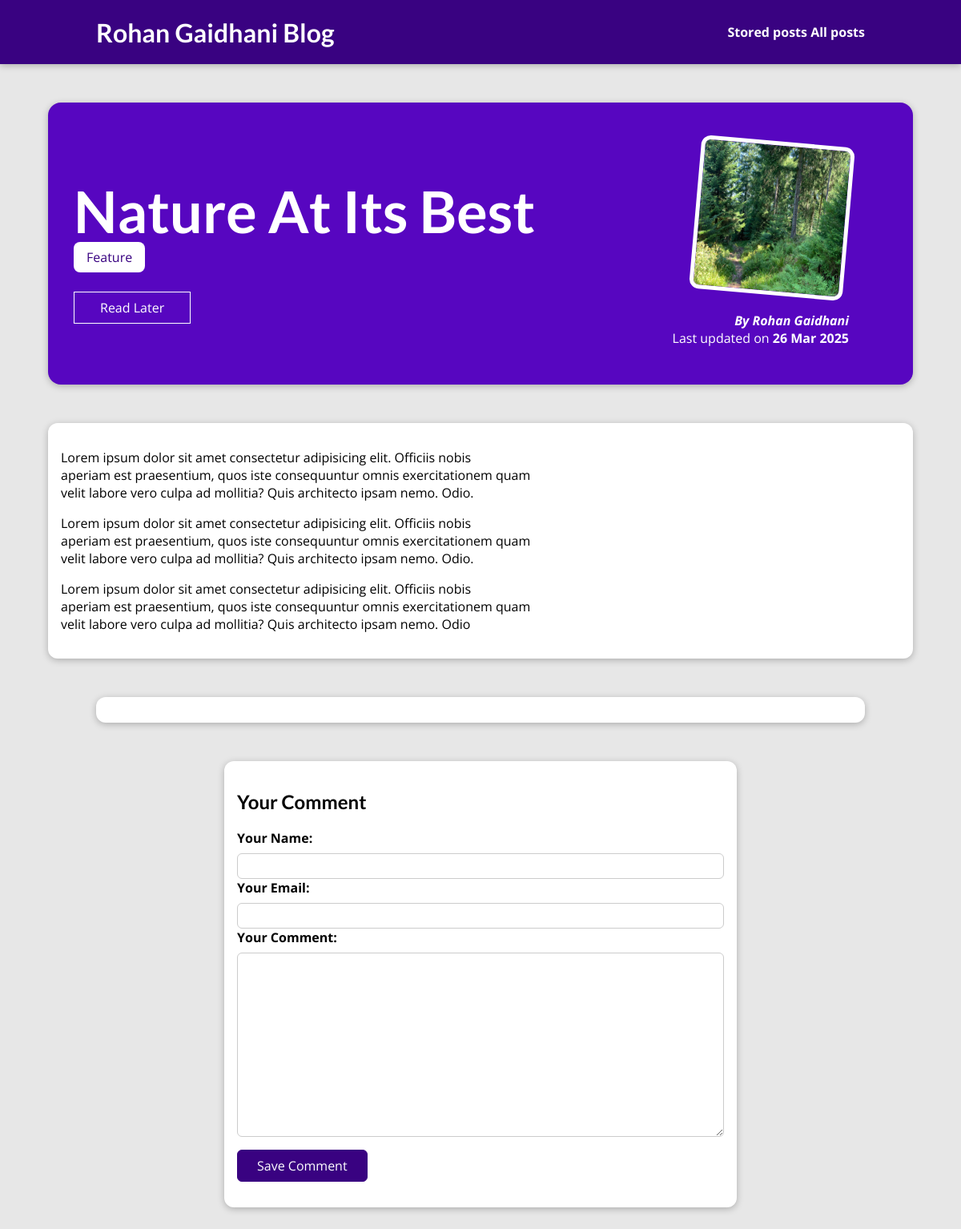
Before: /blog/posts/into-the-woods/ with the older database file.
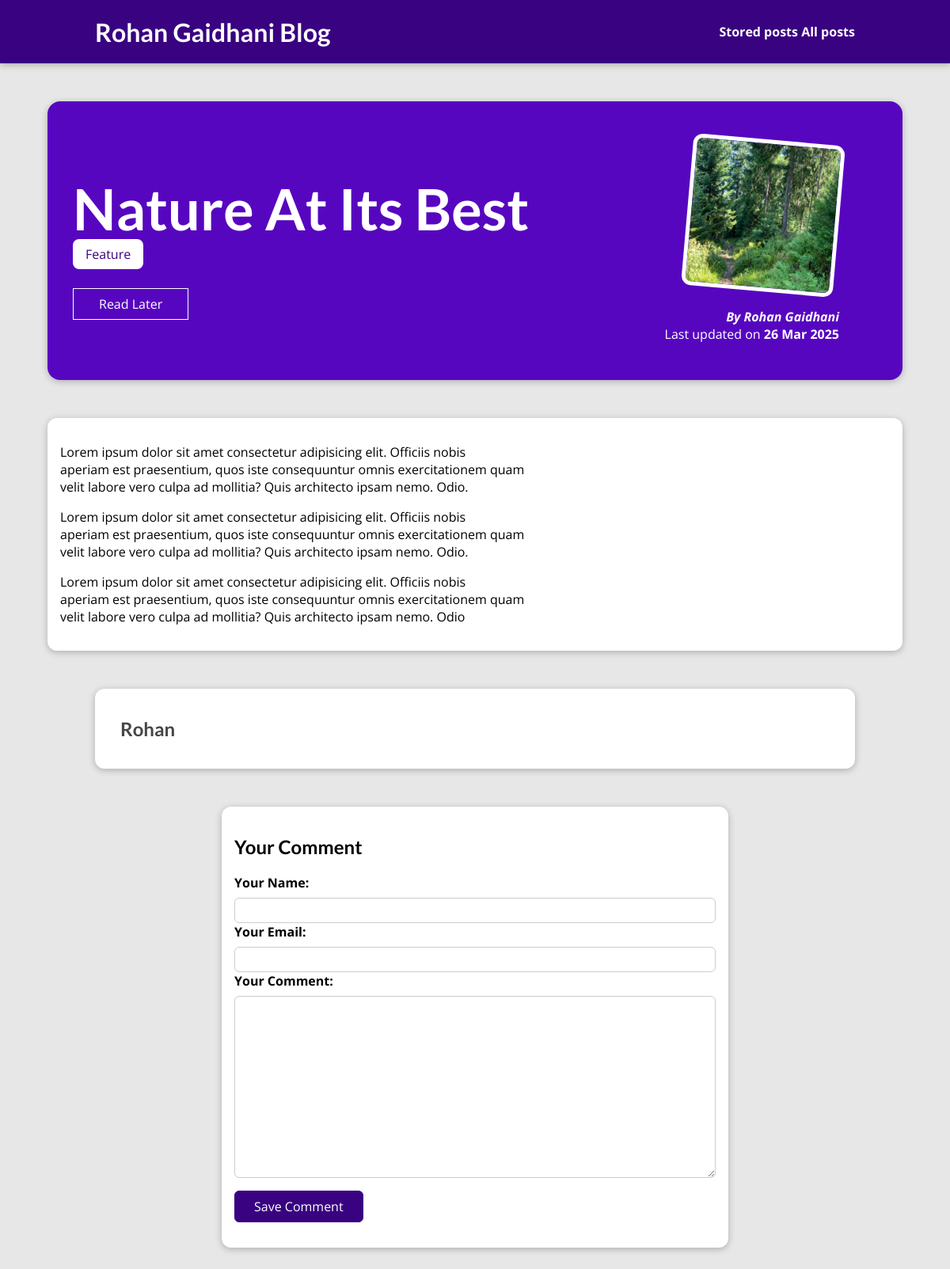
After: the same page with the newer database file.
### blog/models.py (models this page shows, shortened)
class Post(models.Model):  # Capitalized
    title = models.CharField(max_length=150)
    excerpt = models.CharField(max_length=200)
    image = models.ImageField(upload_to='uploads/posts/', null=True, blank=True)
    date = models.DateField(auto_now_add=True)  # Changed to auto_now_add
    slug = models.SlugField(unique=True, db_index=True)
    content = models.TextField(validators=[MinLengthValidator(10)])
    author = models.ForeignKey(
        Author,
        on_delete=models.SET_NULL,
        related_name="posts",
        null=True,
        blank=True
    )
    tags = models.ManyToManyField(Tag, blank=True)
    class Meta:
        ordering = ['-date']  # Default ordering by date descending

class Tag(models.Model):
    name = models.CharField(max_length=100, unique=True)

class Author(models.Model):
    first_name = models.CharField(max_length=100)
    last_name = models.CharField(max_length=100)
    email_address = models.EmailField()
    def full_name(self):
        return f"{self.first_name} {self.last_name}"
    def __str__(self):
        return self.full_name()

class Comment(models.Model):
    user_name = models.CharField(max_length=120)
    user_email = models.EmailField()
    text = models.TextField(max_length=400)
    post = models.ForeignKey(
        Post, on_delete=models.CASCADE, related_name="comments")

### blog/views.py (the view, shortened to what this page needs)
# urls.py: path("posts/<slug:slug>/", views.SinglePostsView.as_view(), name="post-detail-page"),
class SinglePostsView(View):
    def is_stored_post(self, request, post_id):
        stored_posts = request.session.get("stored_posts")
        if stored_posts is not None:
            is_saved_for_later = post_id in stored_posts
        else:
            is_saved_for_later = False
        return is_saved_for_later
    def get(self, request, slug):
        post = get_object_or_404(Post, slug=slug)
        context = {
            "post": post,
            "post_tags": post.tags.all(),
            "comment_form": CommentForm(),
            "comments": post.comments.all(),
            "saved_for_later": self.is_stored_post(request, post.id)
        }
        return render(request, "blog/post-detail.html", context)

### blog/forms.py
class CommentForm(forms.ModelForm):
    class Meta:
        model = Comment
        exclude = ['post']
        labels = {
            "user_name": "Your Name",
            "user_email": "Your Email",
            "text": "Your Comment"
        }

### blog/templates/blog/post-detail.html (shortened to what this page needs)
{% extends "base.html" %}
{% load static %}
{% block css_files %}
    <link rel="stylesheet" href="{% static 'blog/post-detail.css' %}"/>
{% endblock %}
{% block content %}
    <section id="summary">
        <h2>{{post.title}}</h2>
        <div>
            {% for tag in post_tags %}
              <span class="tag">{{ tag.name }}</span>
            {% endfor %}
        </div>
        <div id="read-later">
            <form action="{% url 'read-later' %}" method="POST">
                <button>
                    {% if saved_for_later %}
                       Remove from "Read Later" List
                    {% else %}
                       Read Later
                    {% endif %}
                </button>
            </form>
        </div>
        <article>
            <img src="{{ post.image.url }}" alt="{{ post.title }}"/>
            <address>By <a href="er.rohangaidhani@gmail.com">{{ post.author }}</a></address>
            <div>
                Last updated on <time>{{ post.date|date:"d M Y" }}</time>
            </div>
        </article>
    </section>
    <main>
       {{post.content|linebreaks}}
    </main>
    <section id="comments">
        <ul>
            {% for comment in comments %}
              <li>
                <h2>{{ comment.user_name }}</h2>
              </li>
            {% endfor %}
        </ul>
    </section>
    <section id="comment-form">
        <h2>Your Comment</h2>
        <form action="{% url "post-detail-page" post.slug %}" method="POST">
            {% for form_field  in comment_form %}
            <div class="form-control {% if form_field.errors %}invalid{% endif %}">
                {{ form_field.label_tag }}
                {{ form_field }}
            {% endfor %}
            </div>
            <button>Save Comment</button>
        </form>
{% endblock %}

### templates/base.html (shortened to what this page needs)
{% load static %}
<!DOCTYPE html>
<html lang="en">
<head>
    <link rel="stylesheet" href="{% static 'app.css' %}">
    {% block css_files%}{% endblock %}
</head>
<body>
    <header id="main-navigation">
        <h1><a href="{% url "starting-page" %}">Rohan Gaidhani Blog</a></h1>
        <nav>
            <a href="{% url "read-later" %}">Stored posts</a>
            <a href="{% url "posts-page" %}">All posts</a>
        </nav>
    </header>
    {% block content %} {% endblock %}
</body>
</html>

### static/app.css (style rules this page uses)
* { box-sizing: border-box; }
html { font-family: 'Open Sans', 'Lato', sans-serif; }
body { margin: 0; }
h1, h2, h3 { font-family: 'Lato', sans-serif; font-weight: bold; }
#main-navigation { width: 100%; height: 5rem; display: flex; justify-content: space-between; align-items: center; padding: 0 10%; position: absolute; top: 0; left: 0; }
#main-navigation a { text-decoration: none; color: white; font-weight: bold; }

### blog/static/blog/post-detail.css (style rules this page uses)
body { background-color: #e7e7e7; }
#main-navigation { background-color: #390281; box-shadow: 0 2px 8px rgba(0, 0, 0, 0.25); }
#summary { margin: 8rem auto 3rem auto; padding: 2rem; width: 90%; max-width: 90rem; border-radius: 16px; background-color: #5706c0; position: relative; box-shadow: 0 2px 8px rgba(0, 0, 0, 0.25); height: 22rem; }
#summary h2 { color: white; font-size: 4.5rem; margin-bottom: 0.25rem; }
#summary article { position: absolute; top: 2rem; right: 3rem; padding: 1rem 2rem; border-radius: 12px; text-align: right; color: white; }
#summary article img { width: 12rem; height: 12rem; border-radius: 12px; transform: rotateZ(5deg); border: 5px solid white; margin-bottom: 1rem; }
#summary address { font-weight: bold; }
#summary a { color: white; text-decoration: none; }
#summary time { font-weight: bold; }
#read-later { margin: 2rem 0; }
#read-later button { background-color: transparent; border: 1px solid white; padding: 0.5rem 2rem; font: inherit; color: white; cursor: pointer; }
main { width: 90%; max-width: 90rem; margin: 3rem auto; background-color: white; padding: 1rem; border-radius: 12px; box-shadow: 0 2px 8px rgba(0, 0, 0, 0.25); }
.tag { background-color: white; color: #390281; padding: 0.5rem 1rem; border-radius: 8px; }
#comment-form { margin: 3rem auto; width: 90%; max-width: 40rem; border-radius: 12px; background-color: white; box-shadow: 0 2px 8px rgba(0, 0, 0, 0.25); padding: 1rem; }
#comment-form button { font: inherit; background-color: #390281; color: white; border: 1px solid #390281; padding: 0.5rem 1.5rem; border-radius: 6px; cursor: pointer; }
.form-control { margin-bottom: 1rem; }
.form-control label { font-weight: bold; margin-bottom: 0.5rem; display: block; }
.form-control input, .form-control textarea { display: block; width: 100%; font: inherit; padding: 0.25rem; border-radius: 6px; border: 1px solid #ccc; }
#comments { margin: 3rem auto; width: 90%; max-width: 60rem; border-radius: 12px; background-color: white; box-shadow: 0 2px 8px rgba(0, 0, 0, 0.25); padding: 1rem 2rem; }
#comments ul { list-style: none; margin: 0; padding: 0; }
#comments li { margin-bottom: 1rem; border-bottom: 2px solid #ccc; }
#comments li:last-of-type { border-bottom: none; }
#comments h2 { color: #464646; }

Changed rows visible on the page:
added Comment: user_name "Rohan"
